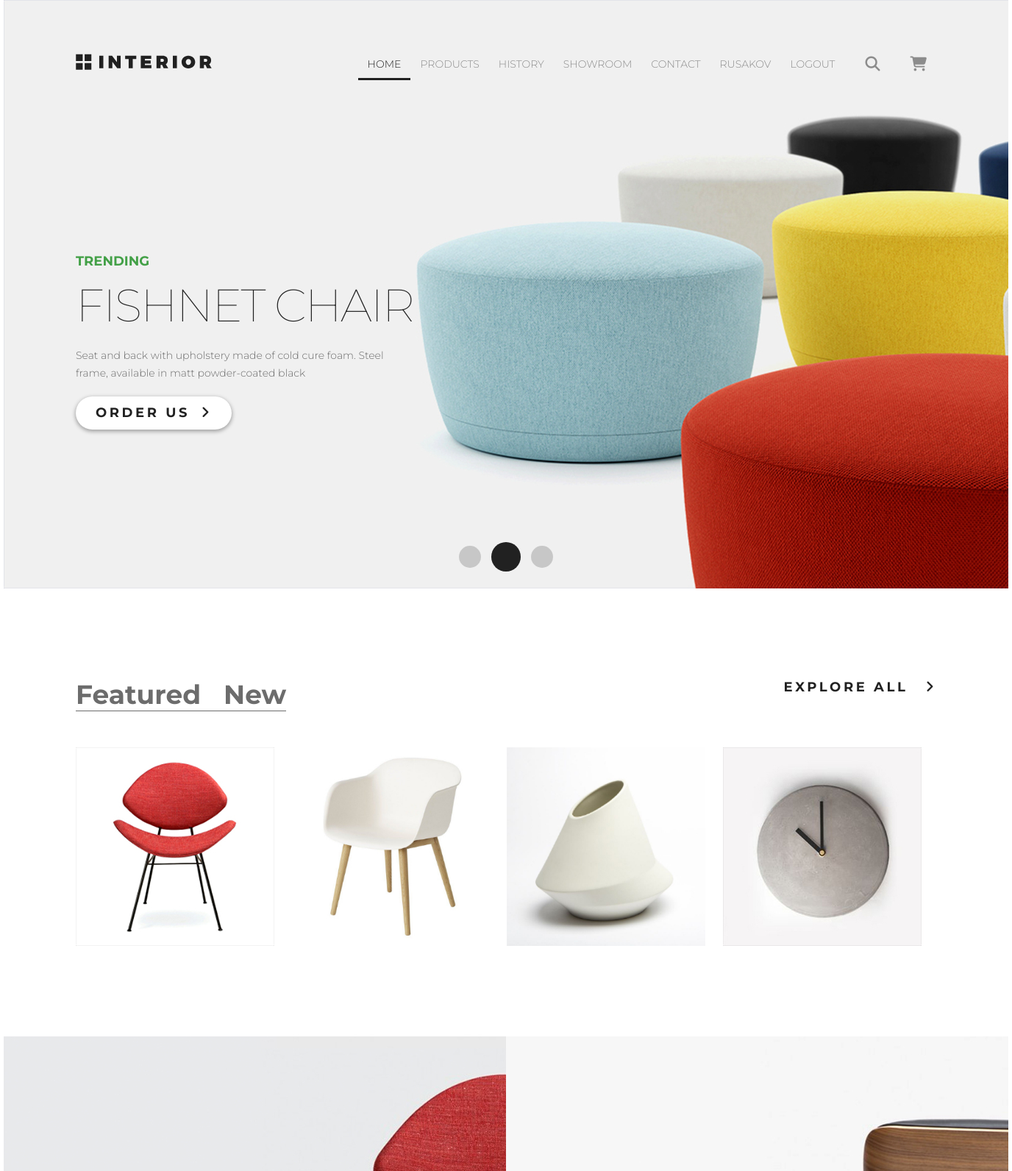
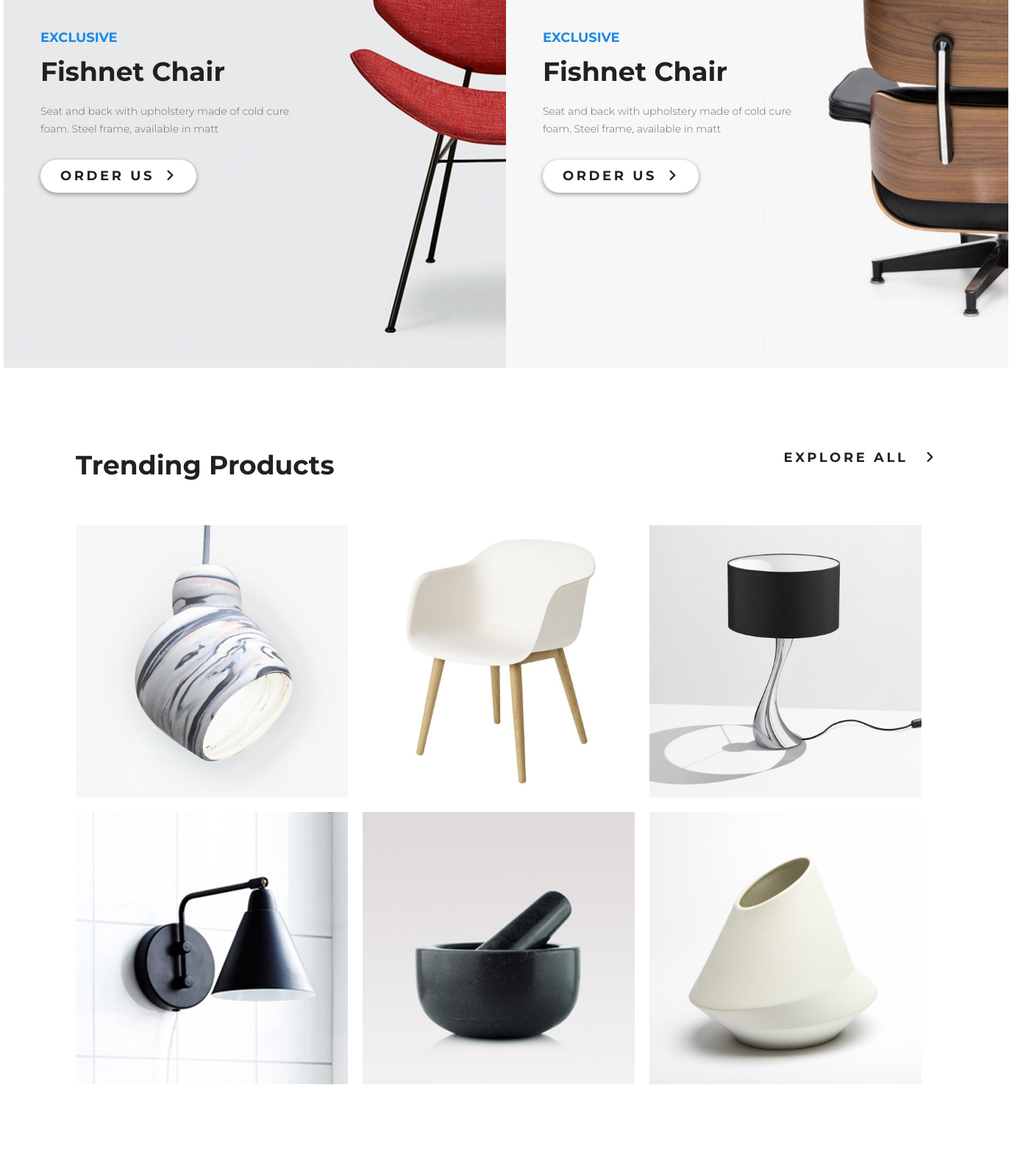
Page / (signed in, upper part) on the committed database (2 pictures, top to bottom).
### authapp/models.py (models this page shows)
class ShopUser(AbstractUser):
    avatar = models.ImageField(upload_to='users_avatars', blank=True, verbose_name='аватарка')
    age = models.PositiveSmallIntegerField(verbose_name='возраст')

### mainapp/models.py (models this page shows, shortened)
class Product(models.Model):
    category = models.ForeignKey(ProductCategory, on_delete=models.CASCADE)
    name = models.CharField(verbose_name='имя продукта', max_length=128)
    image = models.ImageField(upload_to='products_images', blank=True)
    short_desc = models.CharField(verbose_name='краткое описание продукта', max_length=60, blank=True)
    description = models.TextField(verbose_name='описание продукта', blank=True)
    price = models.DecimalField(verbose_name='цена продукта', max_digits=8, decimal_places=2, default=0)
    quantity = models.PositiveIntegerField(verbose_name='количество на складе', default=0)
    class Meta:
        verbose_name = 'продукт'
        verbose_name_plural = 'продукты'

### mainapp/views.py (the view)
# urls.py: path('', mainapp.main, name='main'),
def main(request):
    title = 'Home, lesson_5'
    products_list = Product.objects.all()[:4]
    content = {
        'title': title,
        'products': products_list,
    }
    return render(request, 'mainapp/index.html', content)

### mainapp/templates/mainapp/index.html (shortened to what this page needs)
{% extends 'mainapp/base.html' %}
{% load static %}
{% block menu %}
<div class="slider padding-site">
    <div class="slider-header clearfix">
        <a href="{% url 'main' %}"><img src="{% static "img/logo.svg" %}" alt="logo" class="logo"></a>
        {% include 'mainapp/inc/inc_main_menu.html' %}
    </div>
    <div class="slider-content">
        <p class="slider-trending">Trending</p>
        <h2 class="slider-h2">Fishnet Chair</h2>
        <p class="slider-text">Seat and back with upholstery made of cold cure foam. Steel frame, available in matt powder-coated black</p>
        <a href="#" class="slider-button">Order us<i class="fas fa-angle-right"></i></a>
    </div>
    <div class="slider-pagination">
        <div class="circle"><a href="#"></a></div>
        <div class="circle circle-active"><a href="#"></a></div>
        <div class="circle"><a href="#"></a></div>
    </div>
</div>
{% endblock %}
{% block content %}
<div class="featured padding-site">
             <div class="featured-navigation">
                 <a href="#" class="featured-link-active">Featured</a><a href="#" class="featured-link">New</a>
                 <a href="#" class="featured-text">explore all <i class="fas fa-angle-right fas-box"></i></a>
             </div>
             <div class="featured-boxes">
             <div class="featured-content">
                 {% for product in products %}
                 <div class="featured-box box-1">
                     <a href="#">
                         <img src="/media/{{ product.image }}" alt="{{ product.name }}">
                     </a>
                 </div>
                 {% endfor %}
             </div>
             </div>
</div>
        <div class="promo-product">
            <div class="promo-product-1"><div class="promo-product-fullcontent"><p class="promo-product-exclusive">exclusive</p><p class="promo-product-content">Fishnet Chair</p><p class="promo-product-text">Seat and back with upholstery made of cold cure foam. Steel frame, available in matt</p><a href="#" class="slider-button">Order us<i class="fas fa-angle-right"></i></a></div></div>
            <div class="promo-product-2"><div class="promo-product-fullcontent"><p class="promo-product-exclusive">exclusive</p><p class="promo-product-content">Fishnet Chair</p><p class="promo-product-text">Seat and back with upholstery made of cold cure foam. Steel frame, available in matt</p><a href="#" class="slider-button">Order us<i class="fas fa-angle-right"></i></a></div></div>
        </div>
        <div class="trending-products padding-site">
            <div class="trending-products-navigation">
                <p class="trending-products-content">Trending Products</p>
                <a href="#" class="featured-text">explore all <i class="fas fa-angle-right fas-box"></i></a>
            </div>
            <div class="trending-products-box trending-box-1"><a href="#"></a></div>
            <div class="trending-products-box trending-box-2"><a href="#"></a></div>
            <div class="trending-products-box trending-box-3"><a href="#"></a></div>
            <div class="trending-products-box trending-box-4"><a href="#"></a></div>
            <div class="trending-products-box trending-box-5"><a href="#"></a></div>
            <div class="trending-products-box trending-box-6"><a href="#"></a></div>
        </div>
{% endblock %}

### mainapp/templates/mainapp/inc/inc_main_menu.html (shortened to what this page needs)
{% with request.resolver_match.url_name as url_name %}
<ul class="menu clearfix">
    <li class="menu-list"><a href="{% url 'main' %}"
                             class="menu-link"
                             {% if url_name == 'main' %}style = "color: #212121;
                                                        font-weight: 300;
                                                        border-bottom: 3px solid #212121;"
                             {% endif %}>HOME</a></li>
    <li class="menu-list"><a href="{% url 'products:index' %}"
                             class="menu-link">
                                                PRODUCTS</a></li>
    <li class="menu-list"><a href="#" class="menu-link">HISTORY</a></li>
    <li class="menu-list"><a href="#" class="menu-link">SHOWROOM</a></li>
    <li class="menu-list"><a href="{% url 'contact' %}"
                             class="menu-link">
                                                CONTACT</a></li>
    {% if user.is_authenticated %}
    <li class="menu-list">
        <a href="{% url 'auth:edit' %}" class="menu-link">
            {% if user.first_name %}
                {{ user.first_name }}
            {% else %}
                User
            {% endif %}
        </a>
    </li>
    <li class="menu-list">
        <a href="{% url 'auth:logout' %}" class="menu-link">LOGOUT</a>
    </li>
    {% else %}
    <li class="menu-list">
        <a href="{% url 'auth:login' %}" class="menu-link">LOGIN</a>
    </li>
    {% endif %}
    <li class="menu-list"><a href="#" class="menu-link search"><i class="fas fa-search"></i></a></li>
    <li class="menu-list">
        <a href="{% url 'basket:index' %}" class="menu-link search">
            <i class="fas fa-shopping-cart">
            </i>
        </a>
    </li>
</ul>
{% endwith %}

### static/src/main.css (style rules this page uses)
* { margin: 0; padding: 0; }
.clearfix:after { content: ''; display: table; clear: both; }
body { font-family: 'Montserrat', sans-serif; }
.padding-site { padding-left: 98px; padding-right: 98px; }
.slider { position: relative; height: 800px; background-image: url(../img/slider-img.jpg); }
.slider-header { padding-top: 63px; }
.logo { padding-top: 10px; }
.menu { float: right; }
.menu-list { list-style-type: none; float: left; }
.menu-link { color: #8c8c8c; font-size: 14px; font-weight: 300; line-height: 48px; text-transform: uppercase; text-decoration: none; padding: 0px 13px 10px 13px; }
.search { padding-top: 10px; font-size: 20px; }
.slider-content { margin-top: 220px; }
.slider-trending { color: #43a047; font-size: 18px; font-weight: 700; line-height: 48px; text-transform: uppercase; }
.slider-h2 { color: #212121; font-size: 62px; font-weight: 100; line-height: 72px; text-transform: uppercase; letter-spacing: -2px; }
.slider-text { color: #6c6c6c; font-size: 14px; font-weight: 300; line-height: 24px; width: 458px; margin-top: 20px; margin-bottom: 20px; }
.slider-button { color: #212121; font-size: 18px; font-weight: 700; line-height: 24px; text-transform: uppercase; text-decoration: none; letter-spacing: 3.6px; box-shadow: 0 2px 5px 1px rgba(33, 33, 33, 0.35); border-radius: 23px; background-color: #ffffff; width: 212px; height: 45px; line-height: 45px; text-align: center; display: inline-block; }
.fas { padding-left: 15px; }
.slider-pagination { position: absolute; width: 1170px; bottom: 19px; text-align: center; }
.circle { width: 30px; height: 30px; display: inline-block; background-color: #c7c7c7; border-radius: 50%; margin: 5px; }
.circle a { width: 30px; height: 30px; display: block; }
.circle-active { width: 40px; height: 40px; background-color: #212121; margin-bottom: 0px; }
.circle-active a { width: 40px; height: 40px; display: block; }
.featured { height: 609px; background-color: #fff; }
.featured-navigation { padding-top: 122px; }
.featured-link { color: #6c6c6c; font-size: 36px; font-weight: 700; text-decoration: none; border-bottom: 1px solid #6c6c6c; }
.featured-link-active { color: #6c6c6c; font-size: 36px; font-weight: 700; text-decoration: none; border-bottom: 1px solid #6c6c6c; padding-right: 31px; }
.featured-text { color: #212121; font-size: 18px; font-weight: 700; line-height: 24px; text-transform: uppercase; text-decoration: none; letter-spacing: 3.6px; float: right; }
.featured-boxes { margin: 0 auto; }
.featured-content { width: 1170px; height: 270px; margin-top: 50px; }
.featured-box { width: 270px; height: 270px; display: inline-block; position: relative; }
.featured-box img { width: 270px; height: 270px; }
.box-1 { margin-right: 19px; margin-bottom: 19px; }
.promo-product { height: 683px; display: flex; }
.promo-product-1 { width: 683px; height: 683px; background-image: url(../img/promo-img1.jpg); display: inline-block; }
.promo-product-2 { width: 683px; height: 683px; background-image: url(../img/promo-img2.jpg); display: inline-block; }
.promo-product-fullcontent { margin-top: 210px; padding-left: 50px; }
.promo-product-exclusive { color: #1e88e5; font-size: 18px; font-weight: 700; line-height: 48px; text-transform: uppercase; }
.promo-product-content { color: #212121; font-size: 36px; font-weight: 700; }
.promo-product-text { width: 374px; color: #6c6c6c; font-size: 14px; font-weight: 300; line-height: 24.04px; margin-top: 20px; margin-bottom: 30px; }
.trending-products { margin-bottom: 100px; }
.trending-products-navigation { margin-top: 110px; margin-bottom: 60px; }
.trending-products-content { color: #212121; font-size: 36px; font-weight: 700; display: inline-block; }
.trending-products-box { width: 370px; height: 370px; display: inline-block; margin: 0px 16px 16px 0px; }
.trending-products-box a { width: 370px; height: 370px; display: block; }
.trending-box-1 { background-image: url(../img/trending-products-1.jpg); }
.trending-box-2 { background-image: url(../img/trending-products-2.jpg); }
.trending-box-3 { background-image: url(../img/trending-products-3.jpg); }
.trending-box-4 { background-image: url(../img/trending-products-4.jpg); }
.trending-box-5 { background-image: url(../img/trending-products-5.jpg); }
.trending-box-6 { background-image: url(../img/trending-products-6.jpg); }

### rows in the picture
ShopUser: first_name "RUSAKOV"
Product: image (picture)
Product: image (picture)
Product: image (picture)
Product: image (picture)
